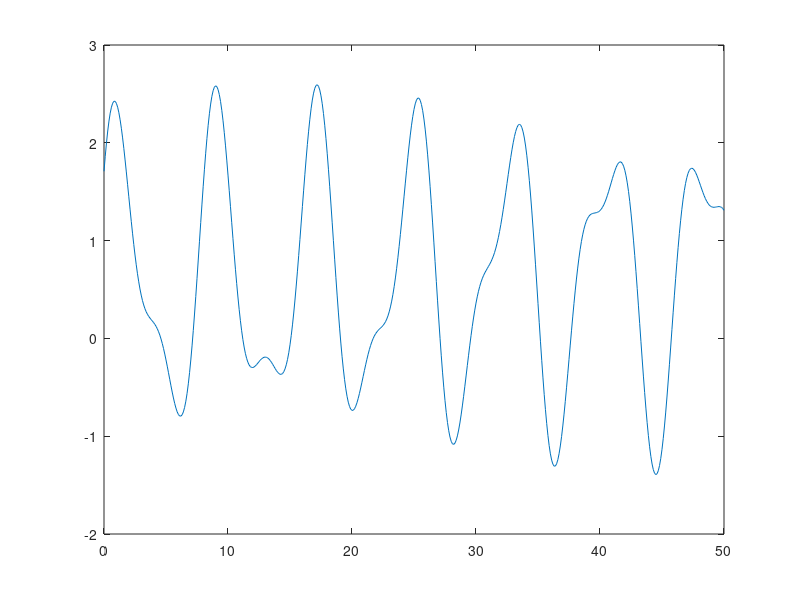

Recreate this plot in MATLAB. (Note: this script raises an error after producing the figure.)
clear all
clc

%% 3

% pro 2022
% porucha za stroj za 1 směnu za 1 rok
lambda = 5 / (6 * 1 * 1);
t = 30 * 2;

% jelikoz hledam pocet poruch tak inverzniho Poissona
poruchy = poissinv(0.999, lambda * t);
disp([num2str(poruchy) ' poruch za rok 2024 (99.9% condifence)'])
% dily se kupujou 4x za rok => 73/4 => 18.25 ~ 19 spare dilu na sklade

%% 4
X=0:.1:50;
Y=[1.7086 1.8623 2.0001 2.1204 2.2219 2.3035 2.3647 2.4050 2.4247 2.4239 2.4034 2.3642 2.3077 2.2353 2.1488 2.0502 1.9414 1.8247 1.7022 1.5760 1.4484 1.3212 1.1965 1.0758 0.9608 0.8527 0.7526 0.6611 0.5789 0.5060 0.4426 0.3882 0.3423 0.3042 0.2730 0.2475 0.2265 0.2088 0.1929 0.1777 0.1617 0.1438 0.1229 0.0981 0.0686 0.0339 -0.0064 -0.0522 -0.1034 -0.1597 -0.2203 -0.2842 -0.3505 -0.4176 -0.4843 -0.5488 -0.6094 -0.6645 -0.7120 -0.7505 -0.7781 -0.7933 -0.7947 -0.7811 -0.7516 -0.7054 -0.6421 -0.5616 -0.4641 -0.3501 -0.2205 -0.0763 0.0808 0.2493 0.4270 0.6119 0.8015 0.9933 1.1847 1.3731 1.5557 1.7300 1.8936 2.0440 2.1792 2.2971 2.3962 2.4752 2.5329 2.5688 2.5825 2.5740 2.5438 2.4926 2.4215 2.3317 2.2251 2.1034 1.9687 1.8234 1.6697 1.5101 1.3471 1.1830 1.0201 0.8608 0.7071 0.5607 0.4235 0.2966 0.1814 0.0784 -0.0116 -0.0886 -0.1525 -0.2037 -0.2428 -0.2707 -0.2883 -0.2969 -0.2978 -0.2925 -0.2823 -0.2689 -0.2536 -0.2379 -0.2229 -0.2099 -0.1998 -0.1933 -0.1910 -0.1931 -0.1998 -0.2107 -0.2256 -0.2437 -0.2641 -0.2859 -0.3076 -0.3281 -0.3458 -0.3592 -0.3669 -0.3673 -0.3590 -0.3406 -0.3112 -0.2695 -0.2150 -0.1470 -0.0654 0.0298 0.1383 0.2594 0.3922 0.5355 0.6877 0.8472 1.0119 1.1798 1.3484 1.5154 1.6784 1.8349 1.9824 2.1185 2.2410 2.3479 2.4374 2.5078 2.5578 2.5865 2.5932 2.5776 2.5398 2.4802 2.3995 2.2989 2.1798 2.0438 1.8931 1.7297 1.5560 1.3747 1.1881 0.9991 0.8102 0.6240 0.4428 0.2692 0.1051 -0.0475 -0.1871 -0.3122 -0.4219 -0.5154 -0.5922 -0.6523 -0.6960 -0.7237 -0.7361 -0.7345 -0.7199 -0.6938 -0.6578 -0.6136 -0.5628 -0.5073 -0.4487 -0.3887 -0.3287 -0.2702 -0.2144 -0.1622 -0.1145 -0.0718 -0.0344 -0.0023 0.0247 0.0471 0.0654 0.0806 0.0936 0.1057 0.1181 0.1320 0.1490 0.1702 0.1970 0.2306 0.2719 0.3219 0.3812 0.4503 0.5294 0.6183 0.7168 0.8242 0.9396 1.0618 1.1895 1.3210 1.4545 1.5881 1.7195 1.8466 1.9673 2.0792 2.1803 2.2684 2.3418 2.3986 2.4373 2.4568 2.4561 2.4346 2.3919 2.3283 2.2440 2.1399 2.0170 1.8768 1.7210 1.5516 1.3707 1.1808 0.9845 0.7845 0.5834 0.3840 0.1889 0.0008 -0.1779 -0.3450 -0.4984 -0.6363 -0.7572 -0.8600 -0.9438 -1.0080 -1.0526 -1.0777 -1.0836 -1.0714 -1.0419 -0.9966 -0.9370 -0.8649 -0.7821 -0.6905 -0.5923 -0.4894 -0.3838 -0.2775 -0.1722 -0.0695 0.0290 0.1221 0.2089 0.2887 0.3609 0.4253 0.4820 0.5313 0.5736 0.6098 0.6408 0.6675 0.6913 0.7133 0.7349 0.7574 0.7820 0.8099 0.8422 0.8797 0.9231 0.9730 1.0297 1.0931 1.1630 1.2389 1.3201 1.4056 1.4942 1.5845 1.6748 1.7635 1.8486 1.9284 2.0008 2.0639 2.1160 2.1552 2.1801 2.1891 2.1813 2.1556 2.1115 2.0487 1.9672 1.8673 1.7499 1.6158 1.4664 1.3034 1.1286 0.9443 0.7527 0.5563 0.3578 0.1599 -0.0347 -0.2234 -0.4035 -0.5726 -0.7284 -0.8688 -0.9919 -1.0963 -1.1806 -1.2441 -1.2860 -1.3063 -1.3050 -1.2827 -1.2403 -1.1788 -1.0997 -1.0046 -0.8955 -0.7744 -0.6435 -0.5051 -0.3615 -0.2150 -0.0680 0.0776 0.2196 0.3563 0.4859 0.6072 0.7190 0.8205 0.9110 0.9903 1.0584 1.1156 1.1623 1.1993 1.2276 1.2483 1.2625 1.2717 1.2773 1.2805 1.2828 1.2855 1.2898 1.2967 1.3071 1.3216 1.3407 1.3646 1.3934 1.4266 1.4638 1.5043 1.5471 1.5909 1.6346 1.6765 1.7152 1.7491 1.7764 1.7955 1.8050 1.8034 1.7893 1.7617 1.7197 1.6626 1.5901 1.5021 1.3989 1.2810 1.1492 1.0047 0.8490 0.6838 0.5110 0.3329 0.1516 -0.0302 -0.2101 -0.3855 -0.5538 -0.7125 -0.8592 -0.9917 -1.1079 -1.2061 -1.2847 -1.3425 -1.3786 -1.3924 -1.3839 -1.3531 -1.3005 -1.2271 -1.1341 -1.0229 -0.8953 -0.7534 -0.5993 -0.4354 -0.2643 -0.0884 0.0897 0.2675 0.4425 0.6125 0.7754 0.9291 1.0720 1.2027 1.3200 1.4232 1.5116 1.5851 1.6437 1.6878 1.7180 1.7352 1.7405 1.7352 1.7208 1.6986 1.6704 1.6377 1.6021 1.5651 1.5281 1.4925 1.4592 1.4293 1.4034 1.3819 1.3651 1.3530 1.3452 1.3413 1.3406 1.3420 1.3445 1.3470 1.3480 1.3461 1.3400 1.3282 1.3094];
%(a)
%       a      b   c   d     e
params = [1.35, 0.84, 0, 0.6, 1.56];
plot(X,Y)


%% 5
clc; clear;
X=[1,2,4,5,6,7,8,9,11,13,15,17,19,21,24,25,27,29,32,35,38,42,45,48,53,59,65,68,78,82,86,95,101,105,109,115,125,187,195,265,298,352,524,587,1112];
%a
[h, p, kstat, critval] = lillietest(X); % defaultne je alpha 0.05 takze nemusim explicitne passovat


%b
[h,p] = ttest(X, 50);
[h,p] = vartest(X, 20^2);

%c
iqrval=iqr(X);
bounds=[quantile(X, .25)-1.5*iqrval quantile(X, .75)+1.5*iqrval];
for i=1:length(X)
    if X(i) < bounds(1) || X(i) > bounds(2)
        disp(X(i))
    end
end

%d
[p,h]=signtest(X,30);
if h == 0
    disp('Nelze zamítnout nulovou hypotézu na hladině významnosti 5%, že medián je 30')
else
    disp('Zamítám nulovou hypotézu na hladině významnosti 5%, že medián je 30')
end
